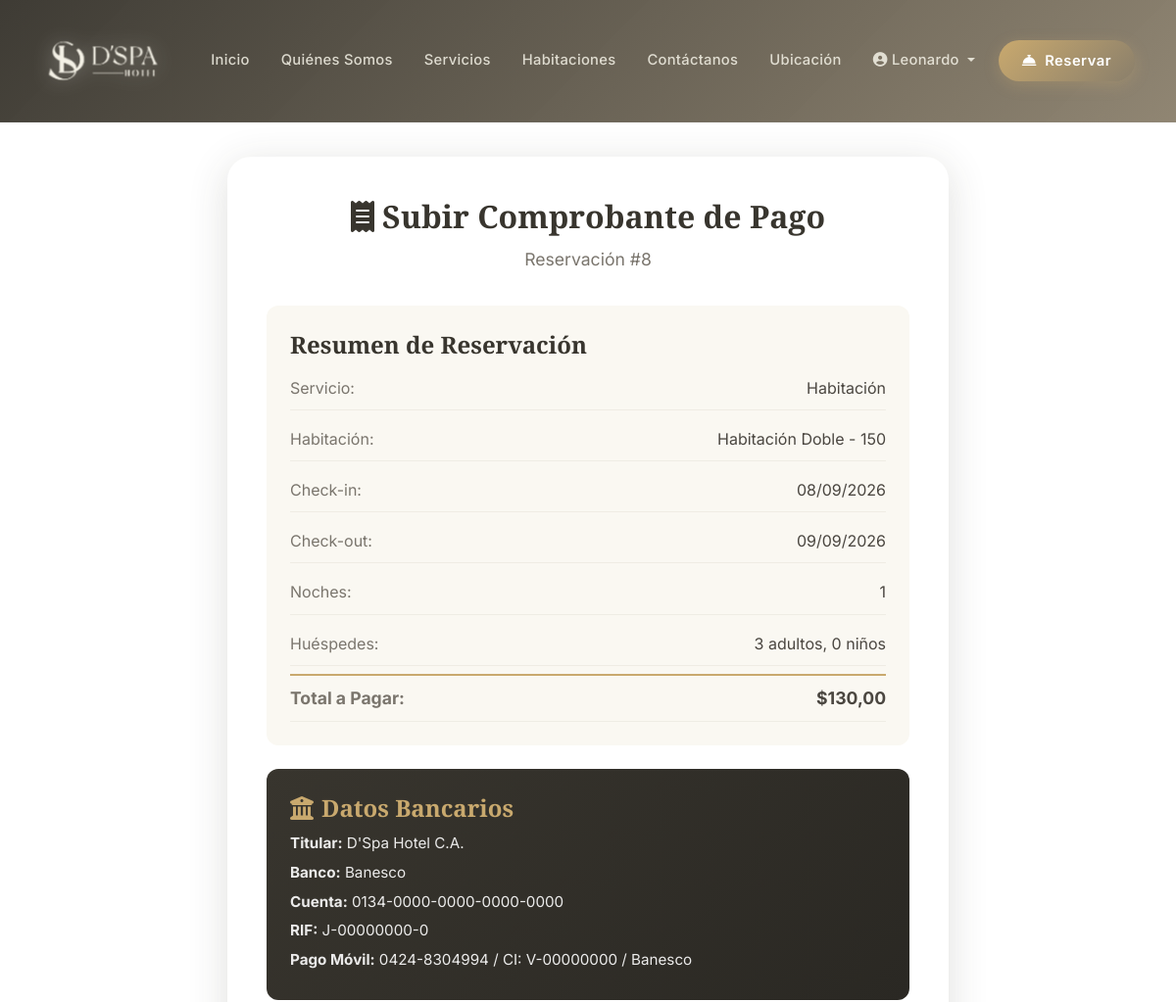
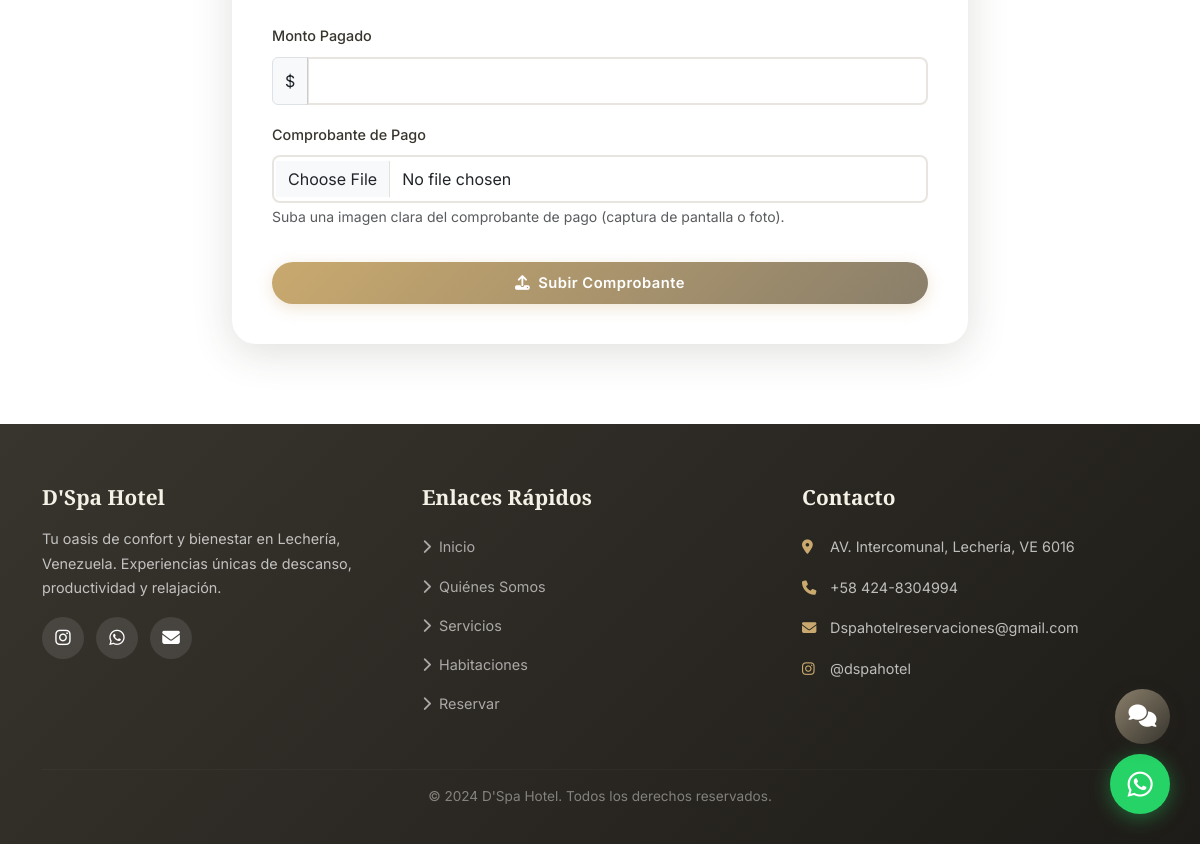
/reservations/upload-payment/8/ (signed in), run on the app's committed database (2 pictures, top to bottom).
### reservations/models.py (models this page shows, shortened)
class Reservation(models.Model):
    SERVICE_CHOICES = [
        ('room', 'Habitación'),
        ('gym', 'Gimnasio'),
        ('spa', 'Spa'),
        ('sauna', 'Sauna'),
        ('jacuzzi', 'Jacuzzi'),
        ('pool', 'Piscina'),
        ('event_room', 'Salón de Eventos'),
        ('conference', 'Sala de Conferencias'),
        ('restaurant', 'Restaurante'),
    ]
    STATUS_CHOICES = [
        ('pending', 'Pendiente de Pago'),
        ('payment_uploaded', 'Comprobante Subido'),
        ('confirmed', 'Confirmada'),
        ('cancelled', 'Cancelada'),
        ('completed', 'Completada'),
    ]
    customer = models.ForeignKey(Customer, on_delete=models.CASCADE, verbose_name="Cliente", related_name='reservations')
    service_type = models.CharField(max_length=20, choices=SERVICE_CHOICES, verbose_name="Servicio")
    room = models.ForeignKey(Room, on_delete=models.SET_NULL, null=True, blank=True, verbose_name="Habitación")
    check_in = models.DateField(verbose_name="Check-in")
    check_out = models.DateField(verbose_name="Check-out")
    adults_count = models.IntegerField(default=1, verbose_name="Adultos")
    children_count = models.IntegerField(default=0, verbose_name="Niños")
    total_price = models.DecimalField(max_digits=10, decimal_places=2, verbose_name="Precio Total")
    status = models.CharField(max_length=20, choices=STATUS_CHOICES, default='pending', verbose_name="Estado")
    special_requests = models.TextField(blank=True, verbose_name="Peticiones Especiales")
    created_at = models.DateTimeField(auto_now_add=True, verbose_name="Fecha de Creación")
    class Meta:
        ordering = ['-created_at']
        verbose_name = "Reservación"
        verbose_name_plural = "Reservaciones"
    def nights(self):
        if self.check_in and self.check_out:
            return (self.check_out - self.check_in).days
        return 0

### core/models.py (models this page shows, shortened)
class Room(models.Model):
    ROOM_TYPES = [
        ('doble', 'Habitación Doble'),
        ('deluxe', 'Habitación Deluxe'),
    ]
    STATUS_CHOICES = [
        ('available', 'Disponible'),
        ('occupied', 'Ocupada'),
        ('maintenance', 'Mantenimiento'),
        ('reserved', 'Reservada'),
    ]
    SALES_CHANNEL_CHOICES = [
        ('web', 'Portal Web'),
        ('puerta', 'Venta por Puerta'),
    ]
    room_type = models.CharField(max_length=20, choices=ROOM_TYPES, verbose_name="Tipo")
    room_number = models.CharField(max_length=10, unique=True, verbose_name="Número")
    floor = models.IntegerField(default=1, verbose_name="Piso")
    description = models.TextField(verbose_name="Descripción")
    detailed_description = models.TextField(verbose_name="Descripción Detallada", help_text="Incluir amenities y características")
    capacity_adults = models.IntegerField(default=2, verbose_name="Capacidad Adultos")
    capacity_children = models.IntegerField(default=0, verbose_name="Capacidad Niños")
    price_per_night = models.DecimalField(max_digits=10, decimal_places=2, verbose_name="Precio por Noche", help_text="Precio base en USD (sin IVA)")
    extra_guest_fee = models.DecimalField(max_digits=10, decimal_places=2, default=0, verbose_name="Cargo por Persona Adicional", help_text="Aplica para hab. dobles ($20 por persona adicional)")
    status = models.CharField(max_length=20, choices=STATUS_CHOICES, default='available', verbose_name="Estado")
    sales_channel = models.CharField(max_length=20, choices=SALES_CHANNEL_CHOICES, default='web', verbose_name="Canal de Venta", help_text="Las habitaciones de 'Puerta' no se muestran en el portal web")
    has_terrace = models.BooleanField(default=True, verbose_name="Terraza")
    has_safe = models.BooleanField(default=True, verbose_name="Caja Fuerte")
    has_tv = models.BooleanField(default=True, verbose_name="TV")
    has_closet = models.BooleanField(default=True, verbose_name="Closet")
    has_minibar = models.BooleanField(default=False, verbose_name="Mini Nevera")
    has_balcony = models.BooleanField(default=False, verbose_name="Balcón")
    is_active = models.BooleanField(default=True, verbose_name="Activa")
    class Meta:
        ordering = ['room_type', 'room_number']
        verbose_name = "Habitación"
        verbose_name_plural = "Habitaciones"
    def __str__(self):
        return f"{self.get_room_type_display()} - {self.room_number}"

### reservations/views.py (the view, shortened to what this page needs)
# urls.py: path('upload-payment/<int:reservation_id>/', views.upload_payment, name='upload_payment'),
@login_required
def upload_payment(request, reservation_id):
    reservation = get_object_or_404(Reservation, id=reservation_id, customer__user=request.user)
    context = {
        'reservation': reservation,
    }
    return render(request, 'reservations/upload_payment.html', context)

### reservations/templates/reservations/upload_payment.html (shortened to what this page needs)
{% extends 'core/base.html' %}
{% load static %}
{% block content %}
<section class="section-padding" style="margin-top: 80px;">
    <div class="container">
        <div class="row justify-content-center">
            <div class="col-lg-8">
                <div class="payment-card">
                    <div class="payment-header">
                        <h2><i class="fas fa-receipt me-2"></i>Subir Comprobante de Pago</h2>
                        <p>Reservación #{{ reservation.id }}</p>
                    </div>
                    <div class="reservation-summary mb-4">
                        <h4>Resumen de Reservación</h4>
                        <div class="summary-grid">
                            <div class="summary-item">
                                <span class="label">Servicio:</span>
                                <span class="value">{{ reservation.get_service_type_display }}</span>
                            </div>
                            {% if reservation.room %}
                            <div class="summary-item">
                                <span class="label">Habitación:</span>
                                <span class="value">{{ reservation.room }}</span>
                            </div>
                            {% endif %}
                            <div class="summary-item">
                                <span class="label">Check-in:</span>
                                <span class="value">{{ reservation.check_in|date:"d/m/Y" }}</span>
                            </div>
                            <div class="summary-item">
                                <span class="label">Check-out:</span>
                                <span class="value">{{ reservation.check_out|date:"d/m/Y" }}</span>
                            </div>
                            <div class="summary-item">
                                <span class="label">Noches:</span>
                                <span class="value">{{ reservation.nights }}</span>
                            </div>
                            <div class="summary-item">
                                <span class="label">Huéspedes:</span>
                                <span class="value">{{ reservation.adults_count }} adultos, {{ reservation.children_count }} niños</span>
                            </div>
                            <div class="summary-item total">
                                <span class="label">Total a Pagar:</span>
                                <span class="value">${{ reservation.total_price }}</span>
                            </div>
                        </div>
                    </div>
                    <div class="bank-info mb-4">
                        <h4><i class="fas fa-university me-2"></i>Datos Bancarios</h4>
                        <div class="bank-details">
                            <p><strong>Titular:</strong> D'Spa Hotel C.A.</p>
                            <p><strong>Banco:</strong> Banesco</p>
                            <p><strong>Cuenta:</strong> 0134-0000-0000-0000-0000</p>
                            <p><strong>RIF:</strong> J-00000000-0</p>
                            <p><strong>Pago Móvil:</strong> 0424-8304994 / CI: V-00000000 / Banesco</p>
                        </div>
                    </div>
                    <form method="post" enctype="multipart/form-data" class="upload-form">
                        <div class="row g-3">
                            <div class="col-12">
                                <label for="amount" class="form-label">Monto Pagado</label>
                                <div class="input-group">
                                    <span class="input-group-text">$</span>
                                    <input type="number" step="0.01" class="form-control" name="amount" id="amount" value="{{ reservation.total_price }}" required>
                                </div>
                            </div>
                            <div class="col-12">
                                <label for="proof_image" class="form-label">Comprobante de Pago</label>
                                <input type="file" class="form-control" name="proof_image" id="proof_image" accept="image/*" required>
                                <small class="text-muted">Suba una imagen clara del comprobante de pago (captura de pantalla o foto).</small>
                            </div>
                            <div class="col-12 mt-3">
                                <button type="submit" class="btn btn-reservation btn-lg w-100">
                                    <i class="fas fa-upload me-2"></i>Subir Comprobante
                                </button>
                            </div>
                        </div>
                    </form>
                </div>
            </div>
        </div>
    </div>
</section>
{% endblock %}

### core/templates/core/base.html (shortened to what this page needs)
{% load static %}
<!DOCTYPE html>
<html lang="es">
<head>
    <link href="https://cdn.jsdelivr.net/npm/bootstrap@5.3.2/dist/css/bootstrap.min.css" rel="stylesheet">
    <link href="https://cdnjs.cloudflare.com/ajax/libs/font-awesome/6.4.2/css/all.min.css" rel="stylesheet">
    <link rel="stylesheet" href="{% static 'css/style.css' %}?v=2.4">
</head>
<body>
    <nav class="navbar navbar-expand-lg navbar-dark fixed-top" id="mainNavbar">
        <div class="container">
            <a class="navbar-brand d-flex align-items-center" href="{% url 'home' %}">
                <img src="{% static 'images/logo/logo de empresa.PNG' %}" alt="D'Spa Hotel Logo" class="navbar-logo me-2" onerror="this.style.display='none'">
            </a>
            <div class="collapse navbar-collapse" id="navbarNav">
                <ul class="navbar-nav ms-auto align-items-center">
                    <li class="nav-item"><a class="nav-link" href="{% url 'home' %}">Inicio</a></li>
                    <li class="nav-item"><a class="nav-link" href="{% url 'about' %}">Quiénes Somos</a></li>
                    <li class="nav-item"><a class="nav-link" href="{% url 'services' %}">Servicios</a></li>
                    <li class="nav-item"><a class="nav-link" href="{% url 'rooms' %}">Habitaciones</a></li>
                    <li class="nav-item"><a class="nav-link" href="{% url 'contact' %}">Contáctanos</a></li>
                    <li class="nav-item"><a class="nav-link" href="{% url 'location' %}">Ubicación</a></li>
                    {% if user.is_authenticated %}
                        <li class="nav-item dropdown">
                            <a class="nav-link dropdown-toggle" href="#" role="button" data-bs-toggle="dropdown">
                                <i class="fas fa-user-circle"></i> {{ user.first_name|default:user.username }}
                            </a>
                        </li>
                    {% else %}
                        <li class="nav-item"><a class="nav-link" href="{% url 'login' %}"><i class="fas fa-sign-in-alt"></i> Iniciar Sesión</a></li>
                    {% endif %}
                    <li class="nav-item ms-lg-2">
                        <a class="btn btn-reservation" href="{% url 'booking' %}">
                            <i class="fas fa-concierge-bell me-1"></i> Reservar
                        </a>
                    </li>
                </ul>
            </div>
        </div>
    </nav>
    <main>
        {% block content %}{% endblock %}
    </main>
    <footer class="site-footer">
        <div class="container">
            <div class="row g-4">
                <div class="col-lg-4 col-md-6">
                    <div class="footer-brand">
                        <h3 class="footer-title">D'Spa Hotel</h3>
                        <p class="footer-desc">Tu oasis de confort y bienestar en Lechería, Venezuela. Experiencias únicas de descanso, productividad y relajación.</p>
                        <div class="footer-social">
                            <a href="https://www.instagram.com/dspahotel?igsh=ZjAwOHc0YXowZHBy" target="_blank" class="social-link" title="Instagram">
                                <i class="fab fa-instagram"></i>
                            </a>
                            <a href="https://api.whatsapp.com/send?phone=584248304994" target="_blank" class="social-link" title="WhatsApp">
                                <i class="fab fa-whatsapp"></i>
                            </a>
                            <a href="mailto:Dspahotelreservaciones@gmail.com" class="social-link" title="Email">
                                <i class="fas fa-envelope"></i>
                            </a>
                        </div>
                    </div>
                </div>
                <div class="col-lg-4 col-md-6">
                    <h4 class="footer-title">Enlaces Rápidos</h4>
                    <ul class="footer-links">
                        <li><a href="{% url 'home' %}"><i class="fas fa-chevron-right me-2"></i>Inicio</a></li>
                        <li><a href="{% url 'about' %}"><i class="fas fa-chevron-right me-2"></i>Quiénes Somos</a></li>
                        <li><a href="{% url 'services' %}"><i class="fas fa-chevron-right me-2"></i>Servicios</a></li>
                        <li><a href="{% url 'rooms' %}"><i class="fas fa-chevron-right me-2"></i>Habitaciones</a></li>
                        <li><a href="{% url 'booking' %}"><i class="fas fa-chevron-right me-2"></i>Reservar</a></li>
                    </ul>
                </div>
                <div class="col-lg-4 col-md-6">
                    <h4 class="footer-title">Contacto</h4>
                    <ul class="footer-contact">
                        <li><i class="fas fa-map-marker-alt me-2"></i>AV. Intercomunal, Lechería, VE 6016</li>
                        <li><i class="fas fa-phone me-2"></i>+58 424-8304994</li>
                        <li><i class="fas fa-envelope me-2"></i>Dspahotelreservaciones@gmail.com</li>
                        <li><a href="https://www.instagram.com/dspahotel?igsh=ZjAwOHc0YXowZHBy" target="_blank" style="color: inherit; text-decoration: none;"><i class="fab fa-instagram me-2"></i>@dspahotel</a></li>
                    </ul>
                </div>
            </div>
            <hr class="footer-divider">
            <div class="footer-bottom">
                <p>&copy; 2024 D'Spa Hotel. Todos los derechos reservados.</p>
            </div>
        </div>
    </footer>
    <a href="https://api.whatsapp.com/send?phone=584248304994" target="_blank" class="whatsapp-bubble" id="whatsappBubble" title="Contactar por WhatsApp">
        <i class="fab fa-whatsapp"></i>
    </a>
    <div class="chatbot-toggle" id="chatbotToggle" onclick="toggleChatbot()" title="Asistente Virtual">
        <i class="fas fa-comments"></i>
    </div>
</body>
</html>

### data on the page
Reservation: id "8", service_type "Habitación", room "Habitación Doble - 150", check_in "08/09/2026", check_out "09/09/2026", nights "1", adults_count "3", children_count "0", total_price "130,00"

### other printed values
{{ user.first_name|default:user.username }} "Leonardo"
